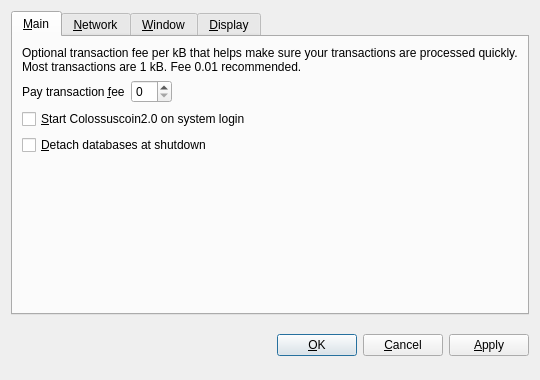
<?xml version="1.0" encoding="UTF-8"?>
<ui version="4.0">
 <class>OptionsDialog</class>
 <widget class="QDialog" name="OptionsDialog">
  <property name="geometry">
   <rect>
    <x>0</x>
    <y>0</y>
    <width>540</width>
    <height>380</height>
   </rect>
  </property>
  <property name="windowTitle">
   <string>Options</string>
  </property>
  <property name="modal">
   <bool>true</bool>
  </property>
  <layout class="QVBoxLayout" name="verticalLayout">
   <item>
    <widget class="QTabWidget" name="tabWidget">
     <property name="tabPosition">
      <enum>QTabWidget::North</enum>
     </property>
     <property name="currentIndex">
      <number>0</number>
     </property>
     <widget class="QWidget" name="tabMain">
      <attribute name="title">
       <string>&amp;Main</string>
      </attribute>
      <layout class="QVBoxLayout" name="verticalLayout_Main">
       <item>
        <widget class="QLabel" name="transactionFeeInfoLabel">
         <property name="text">
          <string>Optional transaction fee per kB that helps make sure your transactions are processed quickly. Most transactions are 1 kB. Fee 0.01 recommended.</string>
         </property>
         <property name="textFormat">
          <enum>Qt::PlainText</enum>
         </property>
         <property name="wordWrap">
          <bool>true</bool>
         </property>
        </widget>
       </item>
       <item>
        <layout class="QHBoxLayout" name="horizontalLayout_Main">
         <item>
          <widget class="QLabel" name="transactionFeeLabel">
           <property name="text">
            <string>Pay transaction &amp;fee</string>
           </property>
           <property name="textFormat">
            <enum>Qt::PlainText</enum>
           </property>
           <property name="buddy">
            <cstring>transactionFee</cstring>
           </property>
          </widget>
         </item>
         <item>
          <widget class="BitcoinAmountField" name="transactionFee"/>
         </item>
         <item>
          <spacer name="horizontalSpacer_Main">
           <property name="orientation">
            <enum>Qt::Horizontal</enum>
           </property>
           <property name="sizeHint" stdset="0">
            <size>
             <width>40</width>
             <height>20</height>
            </size>
           </property>
          </spacer>
         </item>
        </layout>
       </item>
       <item>
        <widget class="QCheckBox" name="bitcoinAtStartup">
         <property name="toolTip">
          <string>Automatically start Colossuscoin2.0 after logging in to the system.</string>
         </property>
         <property name="text">
          <string>&amp;Start Colossuscoin2.0 on system login</string>
         </property>
        </widget>
       </item>
       <item>
        <widget class="QCheckBox" name="detachDatabases">
         <property name="toolTip">
          <string>Detach block and address databases at shutdown. This means they can be moved to another data directory, but it slows down shutdown. The wallet is always detached.</string>
         </property>
         <property name="text">
          <string>&amp;Detach databases at shutdown</string>
         </property>
        </widget>
       </item>
       <item>
        <spacer name="verticalSpacer_Main">
         <property name="orientation">
          <enum>Qt::Vertical</enum>
         </property>
         <property name="sizeHint" stdset="0">
          <size>
           <width>20</width>
           <height>40</height>
          </size>
         </property>
        </spacer>
       </item>
      </layout>
     </widget>
     <widget class="QWidget" name="tabNetwork">
      <attribute name="title">
       <string>&amp;Network</string>
      </attribute>
      <layout class="QVBoxLayout" name="verticalLayout_Network">
       <item>
        <widget class="QCheckBox" name="mapPortUpnp">
         <property name="toolTip">
          <string>Automatically open the Colossuscoin2.0 client port on the router. This only works when your router supports UPnP and it is enabled.</string>
         </property>
         <property name="text">
          <string>Map port using &amp;UPnP</string>
         </property>
        </widget>
       </item>
       <item>
        <widget class="QCheckBox" name="connectSocks">
         <property name="toolTip">
          <string>Connect to the Colossuscoin2.0 network through a SOCKS proxy (e.g. when connecting through Tor).</string>
         </property>
         <property name="text">
          <string>&amp;Connect through SOCKS proxy:</string>
         </property>
        </widget>
       </item>
       <item>
        <layout class="QHBoxLayout" name="horizontalLayout_Network">
         <item>
          <widget class="QLabel" name="proxyIpLabel">
           <property name="text">
            <string>Proxy &amp;IP:</string>
           </property>
           <property name="textFormat">
            <enum>Qt::PlainText</enum>
           </property>
           <property name="buddy">
            <cstring>proxyIp</cstring>
           </property>
          </widget>
         </item>
         <item>
          <widget class="QValidatedLineEdit" name="proxyIp">
           <property name="maximumSize">
            <size>
             <width>140</width>
             <height>16777215</height>
            </size>
           </property>
           <property name="toolTip">
            <string>IP address of the proxy (e.g. 127.0.0.1)</string>
           </property>
          </widget>
         </item>
         <item>
          <widget class="QLabel" name="proxyPortLabel">
           <property name="text">
            <string>&amp;Port:</string>
           </property>
           <property name="textFormat">
            <enum>Qt::PlainText</enum>
           </property>
           <property name="buddy">
            <cstring>proxyPort</cstring>
           </property>
          </widget>
         </item>
         <item>
          <widget class="QLineEdit" name="proxyPort">
           <property name="maximumSize">
            <size>
             <width>55</width>
             <height>16777215</height>
            </size>
           </property>
           <property name="toolTip">
            <string>Port of the proxy (e.g. 9050)</string>
           </property>
          </widget>
         </item>
         <item>
          <widget class="QLabel" name="socksVersionLabel">
           <property name="text">
            <string>SOCKS &amp;Version:</string>
           </property>
           <property name="textFormat">
            <enum>Qt::PlainText</enum>
           </property>
           <property name="buddy">
            <cstring>socksVersion</cstring>
           </property>
          </widget>
         </item>
         <item>
          <widget class="QValueComboBox" name="socksVersion">
           <property name="toolTip">
            <string>SOCKS version of the proxy (e.g. 5)</string>
           </property>
          </widget>
         </item>
         <item>
          <spacer name="horizontalSpacer_Network">
           <property name="orientation">
            <enum>Qt::Horizontal</enum>
           </property>
           <property name="sizeHint" stdset="0">
            <size>
             <width>40</width>
             <height>20</height>
            </size>
           </property>
          </spacer>
         </item>
        </layout>
       </item>
       <item>
        <spacer name="verticalSpacer_Network">
         <property name="orientation">
          <enum>Qt::Vertical</enum>
         </property>
         <property name="sizeHint" stdset="0">
          <size>
           <width>20</width>
           <height>40</height>
          </size>
         </property>
        </spacer>
       </item>
      </layout>
     </widget>
     <widget class="QWidget" name="tabWindow">
      <attribute name="title">
       <string>&amp;Window</string>
      </attribute>
      <layout class="QVBoxLayout" name="verticalLayout_Window">
       <item>
        <widget class="QCheckBox" name="minimizeToTray">
         <property name="toolTip">
          <string>Show only a tray icon after minimizing the window.</string>
         </property>
         <property name="text">
          <string>&amp;Minimize to the tray instead of the taskbar</string>
         </property>
        </widget>
       </item>
       <item>
        <widget class="QCheckBox" name="minimizeOnClose">
         <property name="toolTip">
          <string>Minimize instead of exit the application when the window is closed. When this option is enabled, the application will be closed only after selecting Quit in the menu.</string>
         </property>
         <property name="text">
          <string>M&amp;inimize on close</string>
         </property>
        </widget>
       </item>
       <item>
        <spacer name="verticalSpacer_Window">
         <property name="orientation">
          <enum>Qt::Vertical</enum>
         </property>
         <property name="sizeHint" stdset="0">
          <size>
           <width>20</width>
           <height>40</height>
          </size>
         </property>
        </spacer>
       </item>
      </layout>
     </widget>
     <widget class="QWidget" name="tabDisplay">
      <attribute name="title">
       <string>&amp;Display</string>
      </attribute>
      <layout class="QVBoxLayout" name="verticalLayout_Display">
       <item>
        <layout class="QHBoxLayout" name="horizontalLayout_1_Display">
         <item>
          <widget class="QLabel" name="langLabel">
           <property name="text">
            <string>User Interface &amp;language:</string>
           </property>
           <property name="textFormat">
            <enum>Qt::PlainText</enum>
           </property>
           <property name="buddy">
            <cstring>lang</cstring>
           </property>
          </widget>
         </item>
         <item>
          <widget class="QValueComboBox" name="lang">
           <property name="toolTip">
            <string>The user interface language can be set here. This setting will take effect after restarting Colossuscoin2.0.</string>
           </property>
          </widget>
         </item>
        </layout>
       </item>
       <item>
        <layout class="QHBoxLayout" name="horizontalLayout_2_Display">
         <item>
          <widget class="QLabel" name="unitLabel">
           <property name="text">
            <string>&amp;Unit to show amounts in:</string>
           </property>
           <property name="textFormat">
            <enum>Qt::PlainText</enum>
           </property>
           <property name="buddy">
            <cstring>unit</cstring>
           </property>
          </widget>
         </item>
         <item>
          <widget class="QValueComboBox" name="unit">
           <property name="toolTip">
            <string>Choose the default subdivision unit to show in the interface and when sending coins.</string>
           </property>
          </widget>
         </item>
        </layout>
       </item>
       <item>
        <widget class="QCheckBox" name="displayAddresses">
         <property name="toolTip">
          <string>Whether to show Colossuscoin2.0 addresses in the transaction list or not.</string>
         </property>
         <property name="text">
          <string>&amp;Display addresses in transaction list</string>
         </property>
        </widget>
       </item>
       <item>
	    <widget class="QCheckBox" name="coinControlFeatures">
         <property name="toolTip">
          <string>Whether to show coin control features or not.</string>
         </property>
         <property name="text">
          <string>Display coin &amp;control features (experts only!)</string>
         </property>
        </widget>
       </item>
       <item>
        <spacer name="verticalSpacer_Display">
         <property name="orientation">
          <enum>Qt::Vertical</enum>
         </property>
         <property name="sizeHint" stdset="0">
          <size>
           <width>20</width>
           <height>40</height>
          </size>
         </property>
        </spacer>
       </item>
      </layout>
     </widget>
    </widget>
   </item>
   <item>
    <layout class="QHBoxLayout" name="horizontalLayout_Buttons">
     <item>
      <spacer name="horizontalSpacer_1">
       <property name="orientation">
        <enum>Qt::Horizontal</enum>
       </property>
       <property name="sizeHint" stdset="0">
        <size>
         <width>40</width>
         <height>48</height>
        </size>
       </property>
      </spacer>
     </item>
     <item>
      <widget class="QLabel" name="statusLabel">
       <property name="font">
        <font>
         <weight>75</weight>
         <bold>true</bold>
        </font>
       </property>
       <property name="text">
        <string/>
       </property>
       <property name="textFormat">
        <enum>Qt::PlainText</enum>
       </property>
       <property name="wordWrap">
        <bool>true</bool>
       </property>
      </widget>
     </item>
     <item>
      <spacer name="horizontalSpacer_2">
       <property name="orientation">
        <enum>Qt::Horizontal</enum>
       </property>
       <property name="sizeHint" stdset="0">
        <size>
         <width>40</width>
         <height>48</height>
        </size>
       </property>
      </spacer>
     </item>
     <item>
      <widget class="QPushButton" name="okButton">
       <property name="text">
        <string>&amp;OK</string>
       </property>
      </widget>
     </item>
     <item>
      <widget class="QPushButton" name="cancelButton">
       <property name="text">
        <string>&amp;Cancel</string>
       </property>
       <property name="autoDefault">
        <bool>false</bool>
       </property>
      </widget>
     </item>
     <item>
      <widget class="QPushButton" name="applyButton">
       <property name="text">
        <string>&amp;Apply</string>
       </property>
       <property name="autoDefault">
        <bool>false</bool>
       </property>
      </widget>
     </item>
    </layout>
   </item>
  </layout>
 </widget>
 <customwidgets>
  <customwidget>
   <class>BitcoinAmountField</class>
   <extends>QSpinBox</extends>
   <header>bitcoinamountfield.h</header>
  </customwidget>
  <customwidget>
   <class>QValueComboBox</class>
   <extends>QComboBox</extends>
   <header>qvaluecombobox.h</header>
  </customwidget>
  <customwidget>
   <class>QValidatedLineEdit</class>
   <extends>QLineEdit</extends>
   <header>qvalidatedlineedit.h</header>
  </customwidget>
 </customwidgets>
 <resources/>
 <connections/>
</ui>
